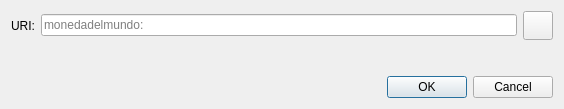
<?xml version="1.0" encoding="UTF-8"?>
<ui version="4.0">
 <class>OpenURIDialog</class>
 <widget class="QDialog" name="OpenURIDialog">
  <property name="geometry">
   <rect>
    <x>0</x>
    <y>0</y>
    <width>564</width>
    <height>109</height>
   </rect>
  </property>
  <property name="windowTitle">
   <string>Open monedadelmundo URI</string>
  </property>
  <layout class="QVBoxLayout" name="verticalLayout">
   <item>
    <layout class="QHBoxLayout" name="horizontalLayout">
     <item>
      <widget class="QLabel" name="label">
       <property name="text">
        <string>URI:</string>
       </property>
      </widget>
     </item>
     <item>
      <widget class="QValidatedLineEdit" name="uriEdit">
       <property name="placeholderText">
        <string notr="true">monedadelmundo:</string>
       </property>
      </widget>
     </item>
     <item>
      <widget class="QToolButton" name="pasteButton">
       <property name="toolTip">
        <string extracomment="Tooltip text for button that allows you to paste an address that is in your clipboard.">Paste address from clipboard</string>
       </property>
       <property name="text">
        <string/>
       </property>
       <property name="icon">
        <iconset resource="../monedadelmundo.qrc">
         <normaloff>:/icons/editpaste</normaloff>:/icons/editpaste
        </iconset>
       </property>
       <property name="iconSize">
        <size>
         <width>22</width>
         <height>22</height>
        </size>
       </property>
      </widget>
     </item>
    </layout>
   </item>
   <item>
    <spacer name="verticalSpacer">
     <property name="orientation">
      <enum>Qt::Vertical</enum>
     </property>
     <property name="sizeHint" stdset="0">
      <size>
       <width>20</width>
       <height>40</height>
      </size>
     </property>
    </spacer>
   </item>
   <item>
    <widget class="QDialogButtonBox" name="buttonBox">
     <property name="orientation">
      <enum>Qt::Horizontal</enum>
     </property>
     <property name="standardButtons">
      <set>QDialogButtonBox::Cancel|QDialogButtonBox::Ok</set>
     </property>
    </widget>
   </item>
  </layout>
 </widget>
 <customwidgets>
  <customwidget>
   <class>QValidatedLineEdit</class>
   <extends>QLineEdit</extends>
   <header>qt/qvalidatedlineedit.h</header>
  </customwidget>
 </customwidgets>
 <resources/>
 <connections>
  <connection>
   <sender>buttonBox</sender>
   <signal>accepted()</signal>
   <receiver>OpenURIDialog</receiver>
   <slot>accept()</slot>
   <hints>
    <hint type="sourcelabel">
     <x>248</x>
     <y>254</y>
    </hint>
    <hint type="destinationlabel">
     <x>157</x>
     <y>274</y>
    </hint>
   </hints>
  </connection>
  <connection>
   <sender>buttonBox</sender>
   <signal>rejected()</signal>
   <receiver>OpenURIDialog</receiver>
   <slot>reject()</slot>
   <hints>
    <hint type="sourcelabel">
     <x>316</x>
     <y>260</y>
    </hint>
    <hint type="destinationlabel">
     <x>286</x>
     <y>274</y>
    </hint>
   </hints>
  </connection>
 </connections>
</ui>
